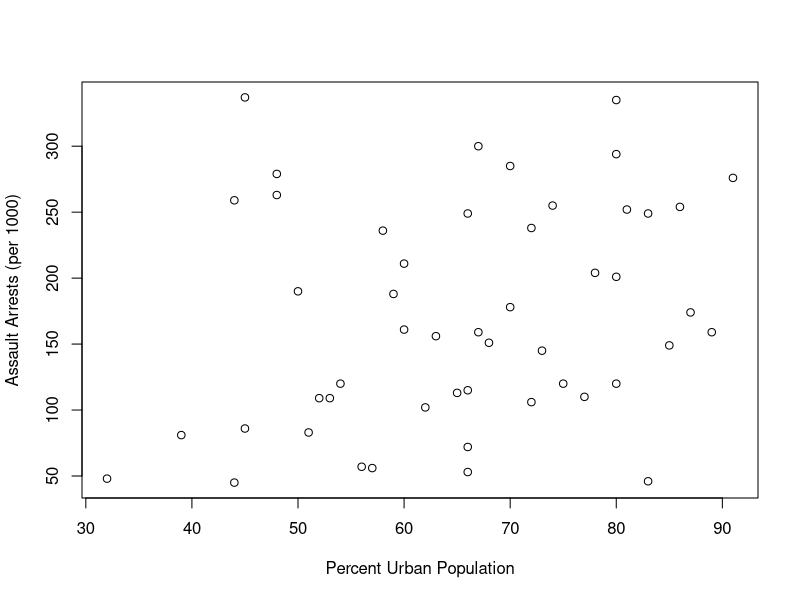

The R source for this figure:
pdf("USarrests.pdf", pointsize = 9, height = 4, width = 6)
plot(Assault ~ UrbanPop, data = USArrests,
     xlab = "Percent Urban Population", ylab = "Assault Arrests (per 1000)")
dev.off()
#test